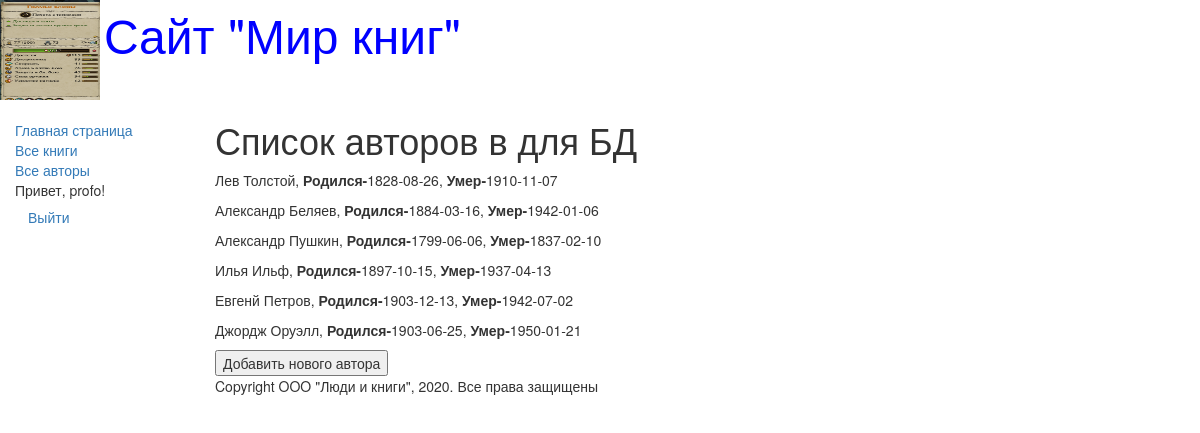
The app's page /catalog/authors/ (signed in) with its own data.
### catalog/models.py (models this page shows, shortened)
class Author(models.Model):
    first_name = models.CharField(max_length=100,
                                  help_text="Введите имя автора",
                                  verbose_name="Имя автора")
    last_name = models.CharField(max_length=100,
                                 help_text="Введите фамилию автора",
                                 verbose_name="Фамилия автора")
    data_of_birth = models.DateField(help_text="Введите дату рождения",
                                     verbose_name='Дату рождения',
                                     null=True, blank=True)
    data_of_death = models.DateField(help_text='Введите дату смерти',
                                     verbose_name='Дата смерти',
                                     null=True, blank=True)

### catalog/views.py (the view)
# urls.py: path('authors/', AuthorListView.as_view(), name='authors'),
class AuthorListView(APIView):
    renderer_classes = [TemplateHTMLRenderer]
    template_name = 'author_list.html'
    def get(self, request: None) -> Response:
        author_list = Author.objects.all()
        return Response({'author_list': AuthorListSerializer(author_list, many=True).data})

### catalog/templates/author_list.html (shortened to what this page needs)
{% extends "base_generic.html" %}
{% block content %}
    <h1>Список авторов в для БД</h1>
    {% if author_list %}
      {% for author in author_list %}
          <p>{{ author.first_name }}  {{ author.last_name }},
                <strong>Родился-</strong>{{ author.data_of_birth }},
                <strong>Умер-</strong>{{ author.data_of_death }}</p>
      {% endfor %}
    {% else %}
      <p>В базе данных нет авторов</p>
    {% endif %}
<form method="get" action="{% url 'catalog:author_add' %}">
    <button type="submit">Добавить нового автора</button>
</form>
{% endblock %}

### catalog/templates/base_generic.html (shortened to what this page needs)
<!DOCTYPE html>
<html lang="en">
<head>
    <link rel="stylesheet"
          href="https://maxcdn.bootstrapcdn.com/bootstrap/3.3.7/css/bootstrap.min.css">
    {% load static %}
    <link rel="stylesheet" href="{% static 'css/styles.css' %}">
    {% block head %}
        <img src="{% static 'images/logotip.jpg' %}" style="width:100px; height:100px;" align="absmiddle">
        <font size=7, color="blue">Сайт "Мир книг"</font>
    {% endblock %}
</head>
<body>
    <div class="container-fluid">
        <div class="row">
            <div class="col-sm-2">
            {% block sidebar %}
            <ul class="sidebar-nav">
                <li><a href="{% url 'catalog:index' %}">Главная страница</a></li>
                <li><a href="{% url 'catalog:books' %}">Все книги</a></li>
                <li><a href="{% url 'catalog:authors' %}">Все авторы</a></li>
                {% if user.is_authenticated %}
                    <li>Привет, {{ user.username }}!</li>
                    <li>
                        <form method="post" action="{% url 'catalog:logout' %}">
                            <button type="submit" class="btn btn-link">Выйти</button>
                        </form>
                    </li>
                {% else %}
                    <li><a href="{% url 'catalog:login' %}">Войти</a></li>
                {% endif %}
            </ul>
            {% endblock %}
            </div>
            <div class="col-sm-10">
            {% block content %} {% endblock %}
            {% block footer %}
                {% block copyright %}
                <p>Copyright OOO "Люди и книги", 2020. Все права защищены</p>
                {% endblock %}
            {% endblock %}
            </div>
        </div>
    </div>
</body>
</html>

### catalog/static/CSS/styles.css (style rules this page uses)
.sidebar-nav { margin-top: 20px; padding: 0; list-style: none; }

### records on screen
Author: first_name "Лев", last_name "Толстой"
Author: first_name "Александр", last_name "Беляев"
Author: first_name "Александр", last_name "Пушкин"
Author: first_name "Илья", last_name "Ильф"
Author: first_name "Евгенй", last_name "Петров"
Author: first_name "Джордж", last_name "Оруэлл"

### other values on screen
{{ user.username }} "profo"
{{ author.data_of_birth }} "1828-08-26" "1884-03-16" "1799-06-06" "1897-10-15" "1903-12-13" "1903-06-25"
{{ author.data_of_death }} "1910-11-07" "1942-01-06" "1837-02-10" "1937-04-13" "1942-07-02" "1950-01-21"
